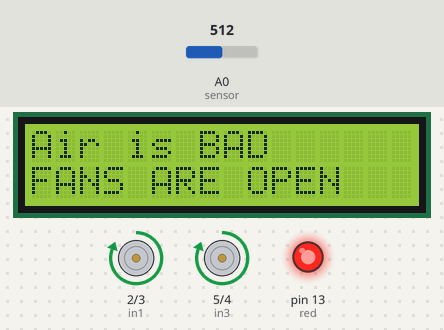
Recording of a sketch running on a simulated Arduino Uno, built with avr-gcc and run on an emulated ATmega328P. Parts: 16×2 character LCD, motor-driver pin pairs drawn as motors (green arrow = first pin HIGH = forward, orange = second pin HIGH = backward, longer = more drive), output pins drawn as LEDs (lit = HIGH). The test bench sets the inputs (shaded band); at power-on: A0 (sensor) = 512. What the sketch prints to the serial monitor is not drawn.

Above: at 1.2 s.
1.3 s: A0 (sensor) set to 416
2.8 s: A0 (sensor) set to 383
At 4.1 s:
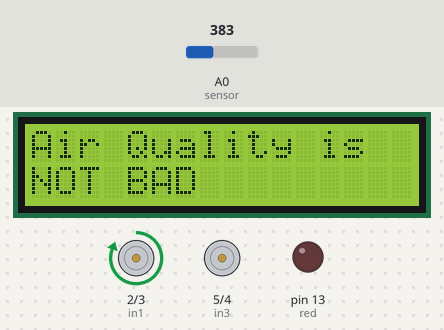
4.4 s: A0 (sensor) set to 212
7.4 s: A0 (sensor) set to 186
At 8.9 s:
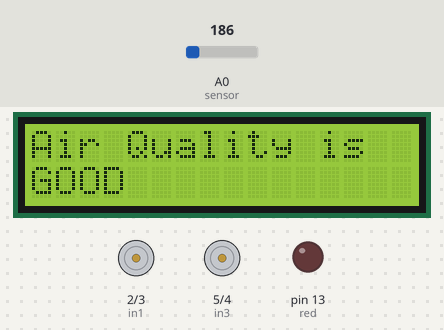
12.0 s: A0 (sensor) set to 210
At 12.03 s:
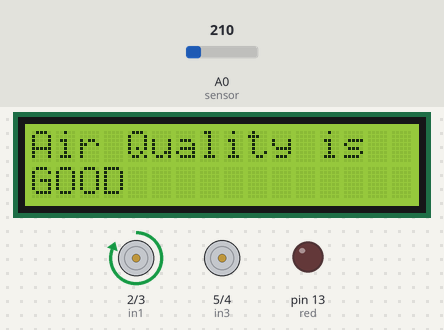
Timing chart, 0 to 15.0 s (numbered marks = the images above; inputs shaded):
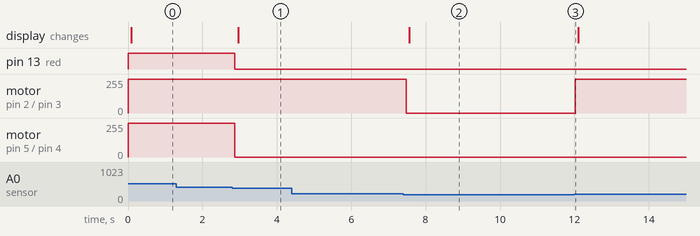

Measured:
- the behaviour switches between 400 and 399 on A0 (sensor) (found by bisection; images 0 and 1)
- the behaviour switches between 201 and 200 on A0 (sensor) (found by bisection; images 1 and 2)
- after the input at 1.3 s, every drawn part: stays the same
- after the input at 2.8 s, pin 13 (red): HIGH → LOW after 0.08 s; motor on pin 5 (in3) / pin 4 (in4): forward 255/255 → stopped after 0.08 s; the display: changes after 0.16 s (image 1)
- after the input at 4.4 s, every drawn part: stays the same
- after the input at 7.4 s, motor on pin 2 (in1) / pin 3 (in2): forward 255/255 → stopped after 0.08 s; the display: changes after 0.16 s (image 2)
- after the input at 12.0 s, motor on pin 2 (in1) / pin 3 (in2): stopped → forward 255/255 at once

The sketch:

oygenlevelregulator.ino
```cpp
//including required libraries
#include <Wire.h>
#include <LiquidCrystal_I2C.h>


//Define the Variables
LiquidCrystal_I2C ekran(0x27,16,2);
int in1=2;
int in2=3;
int in3 = 5;
int in4 = 4;
int gaz;
int red=13;
int green=12;
int yellow=11;

void setup() {

  //definition of output pins
  pinMode(in1,OUTPUT);
  pinMode(in2,OUTPUT);
  pinMode(in3,OUTPUT);
  pinMode(in4,OUTPUT);
  pinMode(red,OUTPUT);
  Serial.begin(9600);
}

void loop() {
  gaz=analogRead(A0); // Assignment of the sensor attached to the analog pin A0 to the throttle variable
Serial.print("gaz miktarı: ");
Serial.println(gaz);
  if(gaz<=200){                 //Code sequence that will be active if the gas variable is less than 200
    digitalWrite(green,HIGH);   // Green Light Will be Activated
    digitalWrite(red,LOW);       //Yellow and red Lights Will ve Closed
    digitalWrite(yellow,LOW);
    digitalWrite(in1,LOW);
    digitalWrite(in2,LOW);
    digitalWrite(in3,LOW);
    digitalWrite(in4,LOW);
    ekran.init();
 ekran.backlight();
 ekran.setCursor(0,0);
 ekran.print("Air Quality is");
 ekran.setCursor(0,1);
 ekran.print("GOOD");

  }
  else if(gaz>200 && gaz<400){   //Code sequence that will be active if the gas variable is more than 200 and less than 400
    digitalWrite(red,LOW);
    digitalWrite(green,LOW);         // Green Light Will be Closed but Yellow LED will be Opened
    digitalWrite(yellow,HIGH);
    digitalWrite(in1,HIGH);
    digitalWrite(in2,LOW);
    digitalWrite(in3,LOW);
    digitalWrite(in4,LOW);
    ekran.init();
 ekran.backlight();
 ekran.setCursor(0,0);  //Shows which line and column to start writing from
 ekran.print("Air Quality is");  // text to be displayed on the LCD screen
 ekran.setCursor(0,1);  //Shows which line and column to start writing from
 ekran.print("NOT BAD");
   }
  else if(gaz>400){                          //Code sequence that will be active if the gas variable is more than 400
    digitalWrite(red,HIGH);                 //RED led light Will be activated
    digitalWrite(yellow,LOW);
    digitalWrite(green,LOW);
    digitalWrite(in1,HIGH);               //outputs 1 and 3 of the motor driver will be powered
    digitalWrite(in2,LOW);
    digitalWrite(in3,HIGH);
    digitalWrite(in4,LOW);
    ekran.init();
 ekran.backlight();
 ekran.setCursor(0,0);
 ekran.print("Air is BAD");
 ekran.setCursor(0,1);
 ekran.print("FANS ARE OPEN");

  }


}
```
